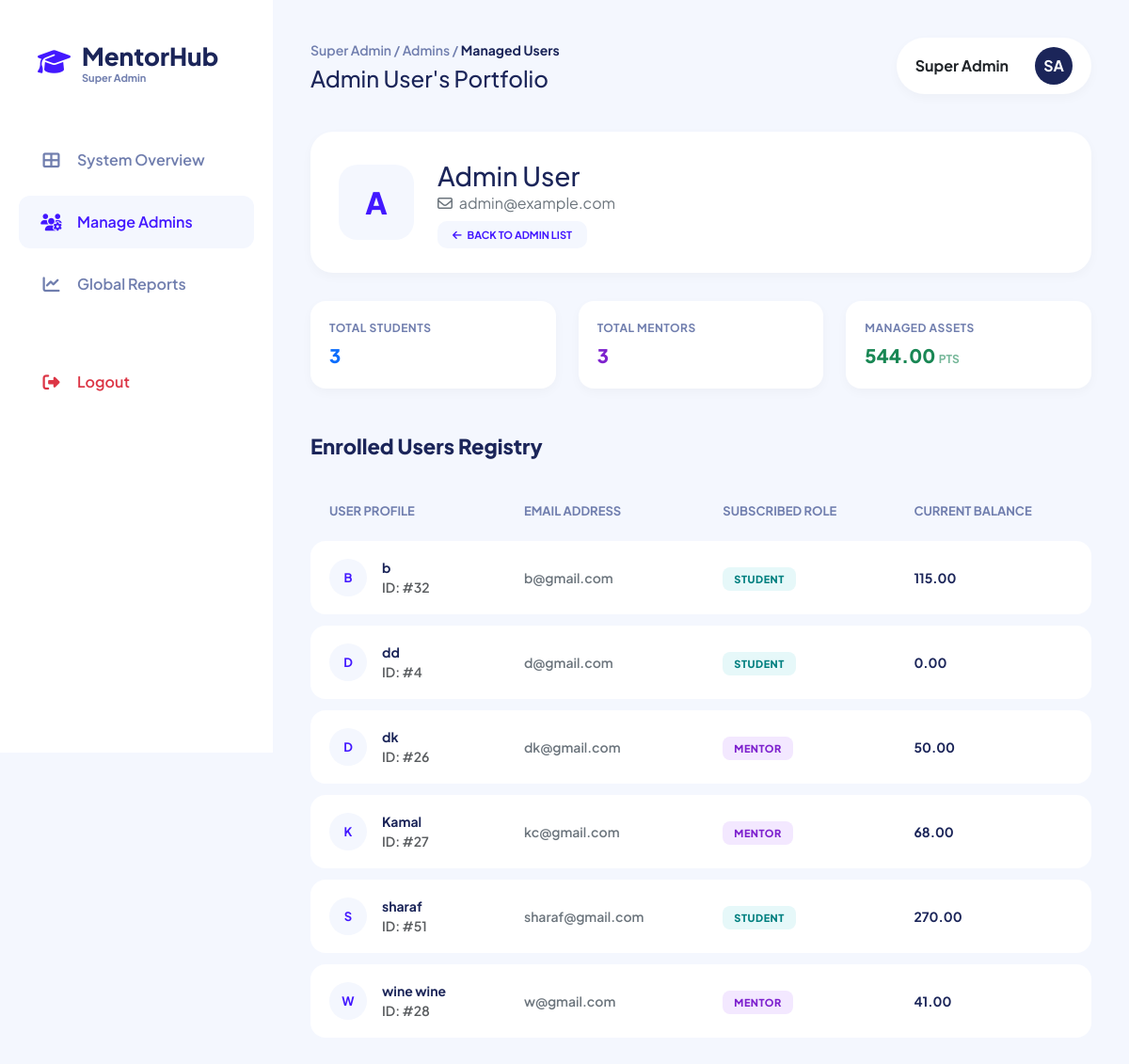
/super_admin/admin_users.php?admin_id=1, run on the app's committed database.
### tables this page shows
CREATE TABLE `users` (
  `id` int(11) NOT NULL,
  `name` varchar(100) NOT NULL,
  `email` varchar(150) NOT NULL,
  `password` varchar(255) NOT NULL,
  `created_by_admin` int(11) DEFAULT NULL,
  `role` enum('admin','student','mentor') DEFAULT 'student',
  `status` enum('active','suspended') DEFAULT 'active',
  `created_by` int(11) DEFAULT NULL,
  `mentor_id` int(11) DEFAULT NULL,
  `is_mentor` tinyint(1) DEFAULT 0,
  `created_at` datetime DEFAULT current_timestamp(),
  `balance` decimal(10,2) NOT NULL DEFAULT 0.00,
  `mentor_status` varchar(20) DEFAULT 'none',
  `hourly_rate` decimal(10,2) DEFAULT 10.00,
  `is_volunteer` tinyint(1) DEFAULT 0,
  `admin_id` int(11) DEFAULT NULL,
  `education` text DEFAULT NULL,
  `expertise` text DEFAULT NULL,
  `bio` text DEFAULT NULL,
  `mentor_documents` text DEFAULT NULL,
  `profile_photo` varchar(255) DEFAULT NULL,
  `last_seen` datetime DEFAULT NULL,
  `qr_code` varchar(255) DEFAULT NULL,
  `teaching_balance` decimal(10,2) DEFAULT 0.00
);

### public/super_admin/admin_users.php (the view, shortened to what this page needs)
<?php
require_once '../../includes/db.php';
$super_admin_name = $_SESSION['super_admin_name'] ?? 'Super Admin';
$admin_id = $_GET['admin_id'] ?? 0;
$admin_id = intval($admin_id);
$stmt = $pdo->prepare("SELECT id, name, email FROM users WHERE id = ? AND role = 'admin'");
$stmt->execute([$admin_id]);
$admin = $stmt->fetch(PDO::FETCH_ASSOC);
$stmt = $pdo->prepare("SELECT id, name, email, balance, role, status FROM users WHERE created_by = ? ORDER BY name ASC");
$stmt->execute([$admin_id]);
$users = $stmt->fetchAll(PDO::FETCH_ASSOC);
$stmt = $pdo->prepare("SELECT COUNT(*) FROM users WHERE created_by = ? AND role = 'student'");
$stmt->execute([$admin_id]);
$total_students = $stmt->fetchColumn();
$stmt = $pdo->prepare("SELECT COUNT(*) FROM users WHERE created_by = ? AND role = 'mentor'");
$stmt->execute([$admin_id]);
$total_mentors = $stmt->fetchColumn();
$stmt = $pdo->prepare("SELECT SUM(balance) FROM users WHERE created_by = ?");
$stmt->execute([$admin_id]);
$total_managed_balance = $stmt->fetchColumn() ?? 0;
?>
<!DOCTYPE html>
<html lang="en">
<head>
    <link rel="stylesheet" href="https://cdnjs.cloudflare.com/ajax/libs/font-awesome/6.4.0/css/all.min.css">
    <link href="https://cdn.jsdelivr.net/npm/bootstrap@5.3.0/dist/css/bootstrap.min.css" rel="stylesheet">
</head>
<body>
<div class="sidebar">
    <a href="system_dashboard.php" class="brand">
        <i class="fas fa-graduation-cap"></i>
        <div>
            <div>MentorHub</div>
            <div style="font-size: 11px; color: var(--secondary); font-weight: 700; margin-top: -4px;">Super Admin</div>
        </div>
    </a>
    <nav>
        <a href="system_dashboard.php" class="nav-item-custom">
            <i class="fas fa-th-large"></i> System Overview
        </a>
        <a href="manage_admins.php" class="nav-item-custom active">
            <i class="fas fa-users-cog"></i> Manage Admins
        </a>
        <a href="global_reports.php" class="nav-item-custom">
            <i class="fas fa-chart-line"></i> Global Reports
        </a>
        <a href="logout.php" class="nav-item-custom text-danger mt-5">
            <i class="fas fa-sign-out-alt"></i> Logout
        </a>
    </nav>
</div>
<div class="main-content">
    <div class="topbar">
        <div>
            <div class="breadcrumb-custom">Super Admin / Admins / <span>Managed Users</span></div>
            <h4 class="fw-800 m-0"><?= htmlspecialchars($admin['name']) ?>'s Portfolio</h4>
        </div>
        <div class="top-icons">
            <span class="fw-bold text-dark me-2"><?= htmlspecialchars($super_admin_name) ?></span>
            <div class="admin-avatar">SA</div>
        </div>
    </div>
    <div class="admin-hero">
        <div class="admin-large-avatar">
            <?= strtoupper(substr($admin['name'], 0, 1)) ?>
        </div>
        <div>
            <h3 class="fw-800 m-0"><?= htmlspecialchars($admin['name']) ?></h3>
            <p class="text-secondary fw-600 m-0"><i class="far fa-envelope me-1"></i> <?= htmlspecialchars($admin['email']) ?></p>
            <div class="mt-2">
                <a href="manage_admins.php" class="btn-view" style="font-size: 11px;">
                    <i class="fas fa-arrow-left me-1"></i> BACK TO ADMIN LIST
                </a>
            </div>
        </div>
    </div>
    <div class="row g-4 mb-5">
        <div class="col-lg-4">
            <div class="stat-card-mini">
                <div class="label">Total Students</div>
                <div class="val text-primary"><?= $total_students ?></div>
            </div>
        </div>
        <div class="col-lg-4">
            <div class="stat-card-mini">
                <div class="label">Total Mentors</div>
                <div class="val" style="color: #7E22CE;"><?= $total_mentors ?></div>
            </div>
        </div>
        <div class="col-lg-4">
            <div class="stat-card-mini">
                <div class="label">Managed Assets</div>
                <div class="val text-success"><?= number_format($total_managed_balance, 2) ?> <span style="font-size: 12px; font-weight: 700; opacity: 0.6;">PTS</span></div>
            </div>
        </div>
    </div>
    <div class="section-header">
        <h5 class="section-title">Enrolled Users Registry</h5>
    </div>
    <div class="table-responsive">
        <table class="premium-table">
            <thead>
                <tr>
                    <th>User Profile</th>
                    <th>Email Address</th>
                    <th>Subscribed Role</th>
                    <th>Current Balance</th>
                </tr>
            </thead>
            <tbody>
                <?php foreach ($users as $user): ?>
                <tr>
                    <td>
                        <div class="d-flex align-items-center gap-3">
                            <div class="admin-avatar" style="background: var(--primary-light); color: var(--primary); font-size: 13px;">
                                <?= strtoupper(substr($user['name'], 0, 1)) ?>
                            </div>
                            <div>
                                <div class="fw-bold"><?= htmlspecialchars($user['name']) ?></div>
                                <div class="xtra-small text-muted">ID: #<?= $user['id'] ?></div>
                            </div>
                        </div>
                    </td>
                    <td class="text-secondary"><?= htmlspecialchars($user['email']) ?></td>
                    <td>
                        <span class="badge-role <?= $user['role'] === 'student' ? 'badge-student' : 'badge-mentor' ?>">
                            <?= $user['role'] ?>
                        </span>
                    </td>
                    <td class="fw-bold">
                        <?= number_format($user['balance'], 2) ?>
                    </td>
                </tr>
                <?php endforeach; ?>
            </tbody>
        </table>
    </div>
</div>
</body>
</html>

### public/super_admin/admin_users.php (style rules this page uses)
:root { --primary: #4318FF; --primary-light: #F4F7FE; --secondary: #707EAE; --dark: #1B2559; --success: #05CD99; --danger: #EE5D50; --warning: #FFB81C; --bg: #F4F7FE; --card-bg: #FFFFFF; --sidebar-width: 290px; --shadow-sm: 0px 4px 12px rgba(0, 0, 0, 0.03); --shadow-md: 0px 18px 40px rgba(112, 144, 176, 0.12); }
body { font-family: 'Plus Jakarta Sans', sans-serif; background-color: var(--bg); color: var(--dark); margin: 0; overflow-x: hidden; }
.sidebar { width: var(--sidebar-width); height: 100vh; position: fixed; top: 0; left: 0; background: var(--card-bg); padding: 40px 20px; z-index: 1000; }
.brand { font-size: 26px; font-weight: 800; color: var(--dark); margin-bottom: 50px; padding-left: 20px; display: flex; align-items: center; gap: 12px; text-decoration: none; }
.brand i { color: var(--primary); font-size: 28px; }
.nav-item-custom { display: flex; align-items: center; padding: 16px 22px; margin-bottom: 10px; color: var(--secondary); border-radius: 12px; text-decoration: none; transition: 0.2s; font-weight: 600; }
.nav-item-custom i { font-size: 18px; margin-right: 15px; width: 25px; text-align: center; }
.nav-item-custom:hover, .nav-item-custom.active { background: var(--primary-light); color: var(--primary); }
.main-content { margin-left: var(--sidebar-width); padding: 40px; }
.topbar { display: flex; justify-content: space-between; align-items: center; margin-bottom: 40px; }
.breadcrumb-custom { font-size: 14px; font-weight: 600; color: var(--secondary); margin-bottom: 5px; }
.breadcrumb-custom span { color: var(--dark); font-weight: 700; }
.top-icons { display: flex; gap: 20px; align-items: center; background: var(--card-bg); padding: 10px 20px; border-radius: 30px; box-shadow: var(--shadow-sm); }
.admin-avatar { width: 40px; height: 40px; background: var(--dark); color: white; border-radius: 50%; display: flex; align-items: center; justify-content: center; font-weight: 700; }
.admin-hero { background: var(--card-bg); border-radius: 24px; padding: 30px; margin-bottom: 30px; box-shadow: var(--shadow-sm); display: flex; align-items: center; gap: 25px; }
.admin-large-avatar { width: 80px; height: 80px; background: var(--primary-light); color: var(--primary); border-radius: 20px; display: flex; align-items: center; justify-content: center; font-size: 32px; font-weight: 800; }
.stat-card-mini { background: var(--card-bg); border-radius: 16px; padding: 20px; box-shadow: var(--shadow-sm); height: 100%; }
.stat-card-mini .label { font-size: 12px; font-weight: 700; color: var(--secondary); text-transform: uppercase; letter-spacing: 0.5px; margin-bottom: 5px; }
.stat-card-mini .val { font-size: 20px; font-weight: 800; color: var(--dark); }
.premium-table { width: 100%; border-collapse: separate; border-spacing: 0 12px; }
.premium-table th { color: var(--secondary); font-size: 13px; font-weight: 700; text-transform: uppercase; padding: 10px 20px; }
.premium-table td { background: var(--card-bg); padding: 18px 20px; border: none; font-weight: 600; font-size: 14px; vertical-align: middle; transition: 0.2s; }
.premium-table td:first-child { border-radius: 16px 0 0 16px; }
.premium-table td:last-child { border-radius: 0 16px 16px 0; }
.badge-role { padding: 6px 12px; border-radius: 8px; font-size: 11px; font-weight: 800; text-transform: uppercase; letter-spacing: 0.5px; }
.badge-student { background: #E6F8F9; color: #008080; }
.badge-mentor { background: #F3E8FF; color: #7E22CE; }
.btn-view { background: var(--primary-light); color: var(--primary); padding: 8px 16px; border-radius: 10px; text-decoration: none; font-weight: 700; font-size: 12px; transition: 0.3s; }
.section-header { margin-bottom: 25px; margin-top: 40px; }
.section-title { font-size: 22px; font-weight: 800; color: var(--dark); margin: 0; }

### data on the page
users: name "Admin User", name "A", email "admin@example.com"
users: name "B", name "b", id "32", email "b@gmail.com", role "STUDENT", balance "115.00"
users: name "D", name "dd", id "4", email "d@gmail.com", role "STUDENT", balance "0.00"
users: name "D", name "dk", id "26", email "dk@gmail.com", role "MENTOR", balance "50.00"
users: name "K", name "Kamal", id "27", email "kc@gmail.com", role "MENTOR", balance "68.00"
users: name "S", name "sharaf", id "51", email "sharaf@gmail.com", role "STUDENT", balance "270.00"
users: name "W", name "wine wine", id "28", email "w@gmail.com", role "MENTOR", balance "41.00"

### other printed values
$super_admin_name "Super Admin"
$total_students "3"
$total_mentors "3"
$total_managed_balance "544.00"
